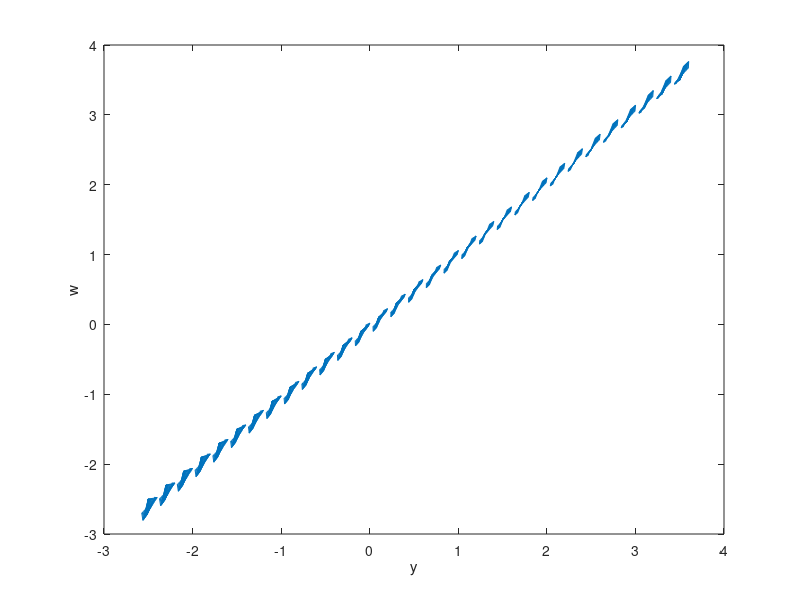

The MATLAB source for this figure:
[x,y] = meshgrid(-.5:.2:3.5,-2.5:.2:3.5);
[z,w] = meshgrid(-.5:.2:3.5,-2.5:.2:3.5);
px=y;
py=-2*x+z+2;
pz=w;
pw=-2*z+w+2;
quiver(y,w,py,pw);
% axis([-3 3 -3 3 -3 3]);
xlabel('y');
ylabel('w');
% zlabel('z');